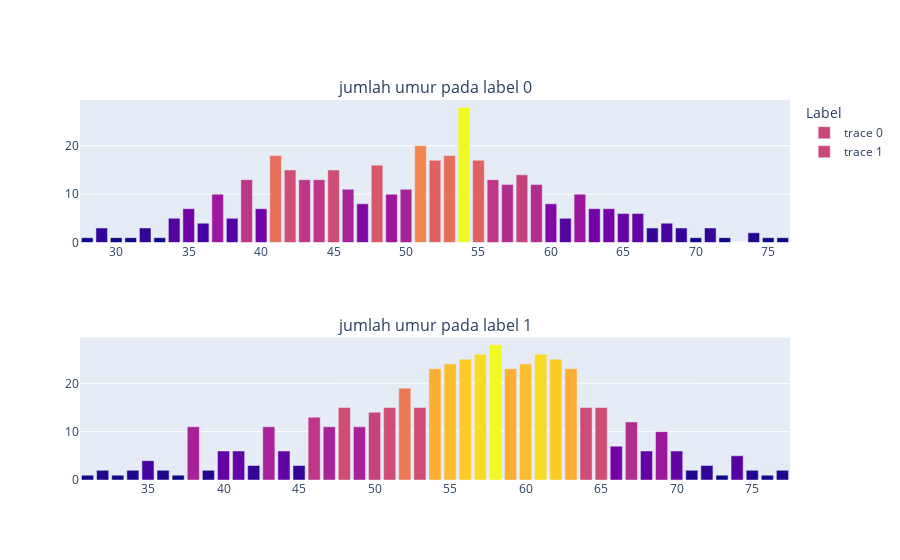

Notebook cell for this chart:
### Code cell
bar(age_0, age_1, 'jumlah umur pada label 0', 'jumlah umur pada label 1')

### Figure 1 — Plotly figure (JSON) as saved in the notebook; plotly's stock layout.template omitted (floating-point values rounded to 4 significant figures)
{"data": [{"marker": {"color": [1, 3, 1, 1, 3, 1, 5, 7, 4, 10, 5, 13, 7, 18, 15, 13, 13, 15, 11, 8, 16, 10, 11, 20, 17, 18, 28, 17, 13, 12, 14, 12, 8, 5, 10, 7, 7, 6, 6, 3, 4, 3, 1, 3, 1, 2, 1, 1]}, "type": "bar", "x": [28, 29, 30, 31, 32, 33, 34, 35, 36, 37, 38, 39, 40, 41, 42, 43, 44, 45, 46, 47, 48, 49, 50, 51, 52, 53, 54, 55, 56, 57, 58, 59, 60, 61, 62, 63, 64, 65, 66, 67, 68, 69, 70, 71, 72, 74, 75, 76], "xaxis": "x", "y": [1, 3, 1, 1, 3, 1, 5, 7, 4, 10, 5, 13, 7, 18, 15, 13, 13, 15, 11, 8, 16, 10, 11, 20, 17, 18, 28, 17, 13, 12, 14, 12, 8, 5, 10, 7, 7, 6, 6, 3, 4, 3, 1, 3, 1, 2, 1, 1], "yaxis": "y"}, {"marker": {"color": [1, 2, 1, 2, 4, 2, 1, 11, 2, 6, 6, 3, 11, 6, 3, 13, 11, 15, 11, 14, 15, 19, 15, 23, 24, 25, 26, 28, 23, 24, 26, 25, 23, 15, 15, 7, 12, 6, 10, 6, 2, 3, 1, 5, 2, 1, 2]}, "type": "bar", "x": [31, 32, 33, 34, 35, 36, 37, 38, 39, 40, 41, 42, 43, 44, 45, 46, 47, 48, 49, 50, 51, 52, 53, 54, 55, 56, 57, 58, 59, 60, 61, 62, 63, 64, 65, 66, 67, 68, 69, 70, 71, 72, 73, 74, 75, 76, 77], "xaxis": "x2", "y": [1, 2, 1, 2, 4, 2, 1, 11, 2, 6, 6, 3, 11, 6, 3, 13, 11, 15, 11, 14, 15, 19, 15, 23, 24, 25, 26, 28, 23, 24, 26, 25, 23, 15, 15, 7, 12, 6, 10, 6, 2, 3, 1, 5, 2, 1, 2], "yaxis": "y2"}], "layout": {"annotations": [{"font": {"size": 16}, "showarrow": false, "text": "jumlah umur pada label 0", "x": 0.5, "xanchor": "center", "xref": "paper", "y": 1, "yanchor": "bottom", "yref": "paper"}, {"font": {"size": 16}, "showarrow": false, "text": "jumlah umur pada label 1", "x": 0.5, "xanchor": "center", "xref": "paper", "y": 0.375, "yanchor": "bottom", "yref": "paper"}], "legend": {"title": {"text": "Label"}}, "xaxis": {"anchor": "y", "domain": [0, 1]}, "xaxis2": {"anchor": "y2", "domain": [0, 1]}, "yaxis": {"anchor": "x", "domain": [0.625, 1]}, "yaxis2": {"anchor": "x2", "domain": [0, 0.375]}}}
